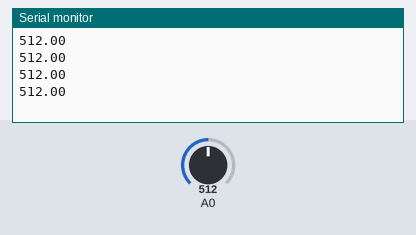
Bench run of a sketch on a simulated Arduino Uno, built with avr-gcc and run on an emulated ATmega328P. Parts: the last lines printed to the serial monitor. Inputs (shaded band) come from the test bench; at power-on: A0 = 512.

Above: at 1.2 s.
1.3 s: A0 set to 716
At 1.71 s:
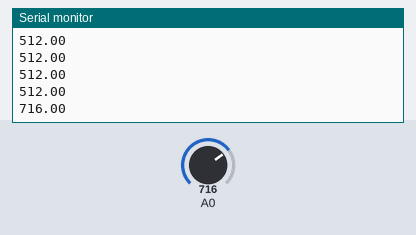
2.8 s: A0 set to 900
At 2.91 s:
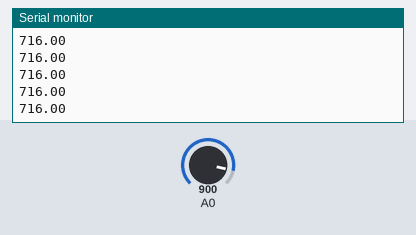
Timing chart, 0 to 5.8 s (numbered marks = the images above; inputs shaded):
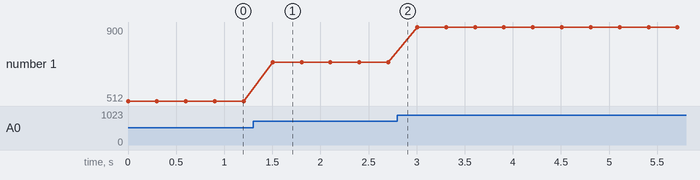

The sketch:

gas_sensor.ino
```cpp
// C++ code
//
float temp;
void setup()
{
  Serial.begin(9600);
}

void loop()
{
  temp = analogRead(A0);
  Serial.println(temp);
  delay(300);
}
```

Measured:
- after the input at 1.3 s, the serial monitor: prints a new line after 0.20 s (image 1)
- plotted number 1: 512 → 716 after the input at 1.3 s, 716 → 900 after the input at 2.8 s
